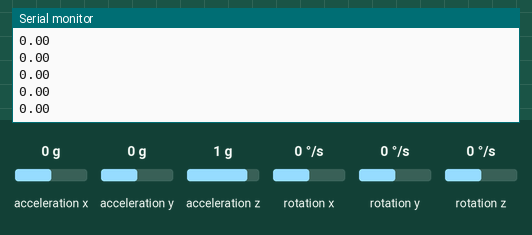
Simulated run of this sketch. Board: Arduino Uno, built with avr-gcc and run on an emulated ATmega328P. Parts: the last lines printed to the serial monitor. The test bench sets the inputs (shaded band); at power-on: rotation y 0 °/s, acceleration x 0 g, acceleration y 0 g, acceleration z 1 g, rotation x 0 °/s, rotation z 0 °/s. WiFi joins after 1.5 s; servers stay silent unless stated.

Above: at 1.2 s.
1.3 s: rotation y set to -192 °/s
At 1.38 s:
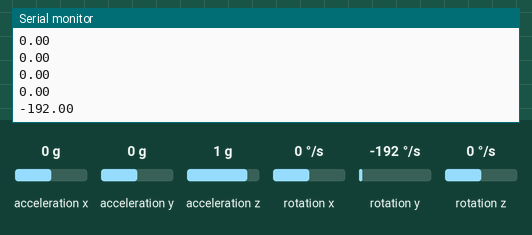
2.8 s: rotation y set to -100 °/s
At 2.85 s:
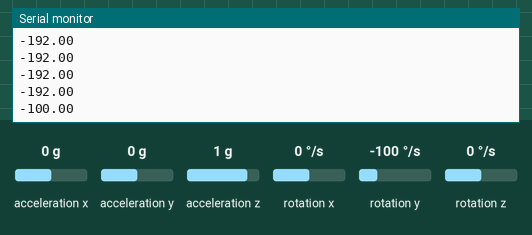
Timing chart, 0 to 5.8 s (numbered marks = the images above; inputs shaded):
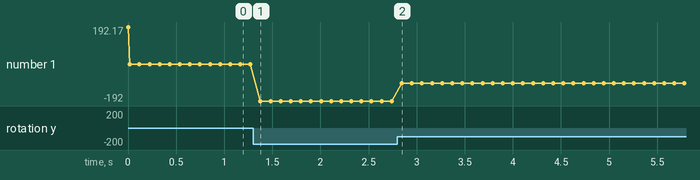

Measured:
- after the input at 1.3 s, the serial monitor: prints a new line after 0.08 s (image 1)
- after the input at 2.8 s, the serial monitor: prints a new line after 0.05 s (image 2)
- plotted number 1: 0 → -192 after the input at 1.3 s, -192 → -100 after the input at 2.8 s

The sketch:

gyro_accel.ino
```cpp
/*
    MPU6050 Triple Axis Gyroscope & Accelerometer. Simple Gyroscope Example.
    Read more: http://www.jarzebski.pl/arduino/czujniki-i-sensory/3-osiowy-zyroskop-i-akcelerometr-mpu6050.html
    GIT: https://github.com/jarzebski/Arduino-MPU6050
    Web: http://www.jarzebski.pl
    (c) 2014 by Korneliusz Jarzebski
*/

#include <Wire.h>
#include <MPU6050.h>
#include <EthernetUdp.h>
#include <SPI.h>

MPU6050 mpu;

byte mac[] =
{
  0xDE, 0xAD, 0xBE, 0xEF, 0xFE, 0xED
};


//IP 세팅은 SD카드로 한다. (setSavedIp 함수 참고)
//펭귄레이스 어트랙션 IP
IPAddress PC_IP(192, 168, 1, 100);
//아두이노 IP
IPAddress DEVICE_IP(192, 168, 1, 111);
// the dns server ip
IPAddress DNS(192, 168, 1, 1);
// the router's gateway address:
IPAddress GATEWAY(192, 168, 1, 1);
// the subnet:
IPAddress SUBNET(255, 255, 255, 0);

EthernetUDP Udp;

String string_udpsend = "";

void setup()
{
  Serial.begin(115200);

  // Initialize MPU6050
  Serial.println("Initialize MPU6050");
  while(!mpu.begin(MPU6050_SCALE_2000DPS, MPU6050_RANGE_2G))
  {
    Serial.println("Could not find a valid MPU6050 sensor, check wiring!");
    delay(500);
  }

  // If you want, you can set gyroscope offsets
  // mpu.setGyroOffsetX(155);
  // mpu.setGyroOffsetY(15);
  // mpu.setGyroOffsetZ(15);

  // Calibrate gyroscope. The calibration must be at rest.
  // If you don't want calibrate, comment this line.
  mpu.calibrateGyro();

  // Set threshold sensivty. Default 3.
  // If you don't want use threshold, comment this line or set 0.
  // mpu.setThreshold(3);
  Ethernet.begin(mac, DEVICE_IP, DNS, GATEWAY, SUBNET);

  Serial.println(Ethernet.localIP());

  Udp.begin(8888);
  // Check settings
  checkSettings();
}

void checkSettings()
{
  Serial.println();

  Serial.print(" * Sleep Mode:        ");
  Serial.println(mpu.getSleepEnabled() ? "Enabled" : "Disabled");

  Serial.print(" * Clock Source:      ");
  switch(mpu.getClockSource())
  {
    case MPU6050_CLOCK_KEEP_RESET:     Serial.println("Stops the clock and keeps the timing generator in reset"); break;
    case MPU6050_CLOCK_EXTERNAL_19MHZ: Serial.println("PLL with external 19.2MHz reference"); break;
    case MPU6050_CLOCK_EXTERNAL_32KHZ: Serial.println("PLL with external 32.768kHz reference"); break;
    case MPU6050_CLOCK_PLL_ZGYRO:      Serial.println("PLL with Z axis gyroscope reference"); break;
    case MPU6050_CLOCK_PLL_YGYRO:      Serial.println("PLL with Y axis gyroscope reference"); break;
    case MPU6050_CLOCK_PLL_XGYRO:      Serial.println("PLL with X axis gyroscope reference"); break;
    case MPU6050_CLOCK_INTERNAL_8MHZ:  Serial.println("Internal 8MHz oscillator"); break;
  }

  Serial.print(" * Gyroscope:         ");
  switch(mpu.getScale())
  {
    case MPU6050_SCALE_2000DPS:        Serial.println("2000 dps"); break;
    case MPU6050_SCALE_1000DPS:        Serial.println("1000 dps"); break;
    case MPU6050_SCALE_500DPS:         Serial.println("500 dps"); break;
    case MPU6050_SCALE_250DPS:         Serial.println("250 dps"); break;
  }

  Serial.print(" * Gyroscope offsets: ");
  Serial.print(mpu.getGyroOffsetX());
  Serial.print(" / ");
  Serial.print(mpu.getGyroOffsetY());
  Serial.print(" / ");
  Serial.println(mpu.getGyroOffsetZ());

  Serial.println();
}
void sendUdp(String push)
{
  Udp.beginPacket(PC_IP, 8888);
  Udp.print(push);
  Udp.endPacket();
}
void loop()
{
  Vector rawGyro = mpu.readRawGyro();
  Vector normGyro = mpu.readNormalizeGyro();
//
//  Serial.print(" Xraw = ");
//  Serial.print(rawGyro.XAxis);
//  Serial.print(" Yraw = ");
//  Serial.print(rawGyro.YAxis);
//  Serial.print(" Zraw = ");
//  Serial.println(rawGyro.ZAxis);

//  Serial.print(" Xnorm = ");
//  Serial.print(normGyro.XAxis);
//  Serial.print(" Ynorm = ");
  Serial.println(normGyro.YAxis);
//  Serial.print(" Znorm = ");
//  Serial.print(normGyro.ZAxis);
  string_udpsend =  String(normGyro.YAxis);
  sendUdp(string_udpsend);
  delay(100);
}
```
